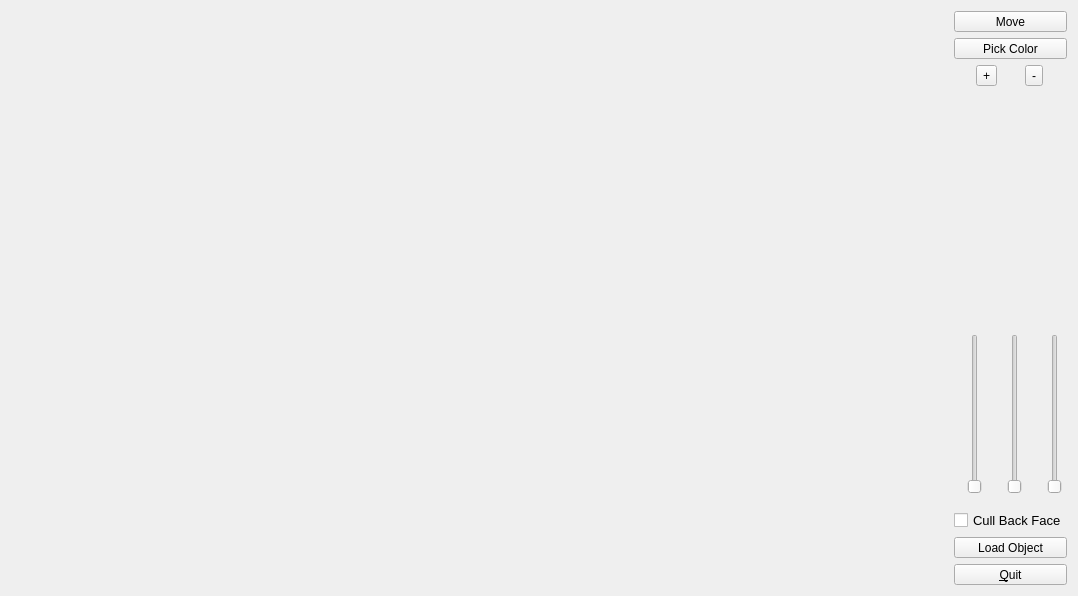
<?xml version="1.0" encoding="UTF-8"?>
<ui version="4.0">
 <class>MainWindow</class>
 <widget class="QMainWindow" name="MainWindow">
  <property name="geometry">
   <rect>
    <x>0</x>
    <y>0</y>
    <width>1078</width>
    <height>596</height>
   </rect>
  </property>
  <property name="windowTitle">
   <string>MainWindow</string>
  </property>
  <widget class="QWidget" name="centralWidget">
   <layout class="QHBoxLayout" name="horizontalLayout_2">
    <item>
     <layout class="QHBoxLayout" name="horizontalLayout">
      <item>
       <widget class="GLWidget" name="widget16" native="true">
        <property name="sizePolicy">
         <sizepolicy hsizetype="Expanding" vsizetype="Preferred">
          <horstretch>0</horstretch>
          <verstretch>0</verstretch>
         </sizepolicy>
        </property>
        <property name="cursor">
         <cursorShape>ArrowCursor</cursorShape>
        </property>
        <property name="mouseTracking">
         <bool>true</bool>
        </property>
        <property name="acceptDrops">
         <bool>false</bool>
        </property>
       </widget>
      </item>
      <item>
       <layout class="QVBoxLayout" name="verticalLayout">
        <item>
         <widget class="QToolButton" name="toolButton_3">
          <property name="sizePolicy">
           <sizepolicy hsizetype="Preferred" vsizetype="Fixed">
            <horstretch>0</horstretch>
            <verstretch>0</verstretch>
           </sizepolicy>
          </property>
          <property name="text">
           <string>Move</string>
          </property>
         </widget>
        </item>
        <item>
         <widget class="QToolButton" name="toolButton_6">
          <property name="sizePolicy">
           <sizepolicy hsizetype="Preferred" vsizetype="Fixed">
            <horstretch>0</horstretch>
            <verstretch>0</verstretch>
           </sizepolicy>
          </property>
          <property name="autoFillBackground">
           <bool>false</bool>
          </property>
          <property name="text">
           <string>Pick Color</string>
          </property>
         </widget>
        </item>
        <item>
         <layout class="QHBoxLayout" name="horizontalLayout_3">
          <item>
           <widget class="QToolButton" name="toolButton_4">
            <property name="text">
             <string>+</string>
            </property>
           </widget>
          </item>
          <item>
           <widget class="QToolButton" name="toolButton_5">
            <property name="text">
             <string>-</string>
            </property>
           </widget>
          </item>
         </layout>
        </item>
        <item>
         <spacer name="verticalSpacer_2">
          <property name="orientation">
           <enum>Qt::Vertical</enum>
          </property>
          <property name="sizeHint" stdset="0">
           <size>
            <width>20</width>
            <height>40</height>
           </size>
          </property>
         </spacer>
        </item>
        <item>
         <widget class="QWidget" name="widget" native="true">
          <property name="minimumSize">
           <size>
            <width>0</width>
            <height>200</height>
           </size>
          </property>
          <widget class="QSlider" name="verticalSlider">
           <property name="geometry">
            <rect>
             <x>10</x>
             <y>30</y>
             <width>22</width>
             <height>160</height>
            </rect>
           </property>
           <property name="maximum">
            <number>360</number>
           </property>
           <property name="orientation">
            <enum>Qt::Vertical</enum>
           </property>
          </widget>
          <widget class="QSlider" name="verticalSlider_2">
           <property name="geometry">
            <rect>
             <x>50</x>
             <y>30</y>
             <width>22</width>
             <height>160</height>
            </rect>
           </property>
           <property name="maximum">
            <number>360</number>
           </property>
           <property name="orientation">
            <enum>Qt::Vertical</enum>
           </property>
          </widget>
          <widget class="QSlider" name="verticalSlider_3">
           <property name="geometry">
            <rect>
             <x>90</x>
             <y>30</y>
             <width>22</width>
             <height>160</height>
            </rect>
           </property>
           <property name="maximum">
            <number>360</number>
           </property>
           <property name="orientation">
            <enum>Qt::Vertical</enum>
           </property>
          </widget>
         </widget>
        </item>
        <item alignment="Qt::AlignLeft">
         <widget class="QCheckBox" name="checkBox">
          <property name="font">
           <font>
            <pointsize>10</pointsize>
           </font>
          </property>
          <property name="text">
           <string>Cull Back Face</string>
          </property>
         </widget>
        </item>
        <item>
         <widget class="QToolButton" name="toolButton_2">
          <property name="sizePolicy">
           <sizepolicy hsizetype="Preferred" vsizetype="Fixed">
            <horstretch>0</horstretch>
            <verstretch>0</verstretch>
           </sizepolicy>
          </property>
          <property name="text">
           <string>Load Object</string>
          </property>
         </widget>
        </item>
        <item>
         <widget class="QToolButton" name="quitButton">
          <property name="sizePolicy">
           <sizepolicy hsizetype="Preferred" vsizetype="Fixed">
            <horstretch>0</horstretch>
            <verstretch>0</verstretch>
           </sizepolicy>
          </property>
          <property name="text">
           <string>&amp;Quit</string>
          </property>
         </widget>
        </item>
       </layout>
      </item>
     </layout>
    </item>
   </layout>
  </widget>
 </widget>
 <layoutdefault spacing="6" margin="11"/>
 <customwidgets>
  <customwidget>
   <class>GLWidget</class>
   <extends>QWidget</extends>
   <header>glwidget.h</header>
   <container>1</container>
  </customwidget>
 </customwidgets>
 <resources/>
 <connections/>
</ui>
